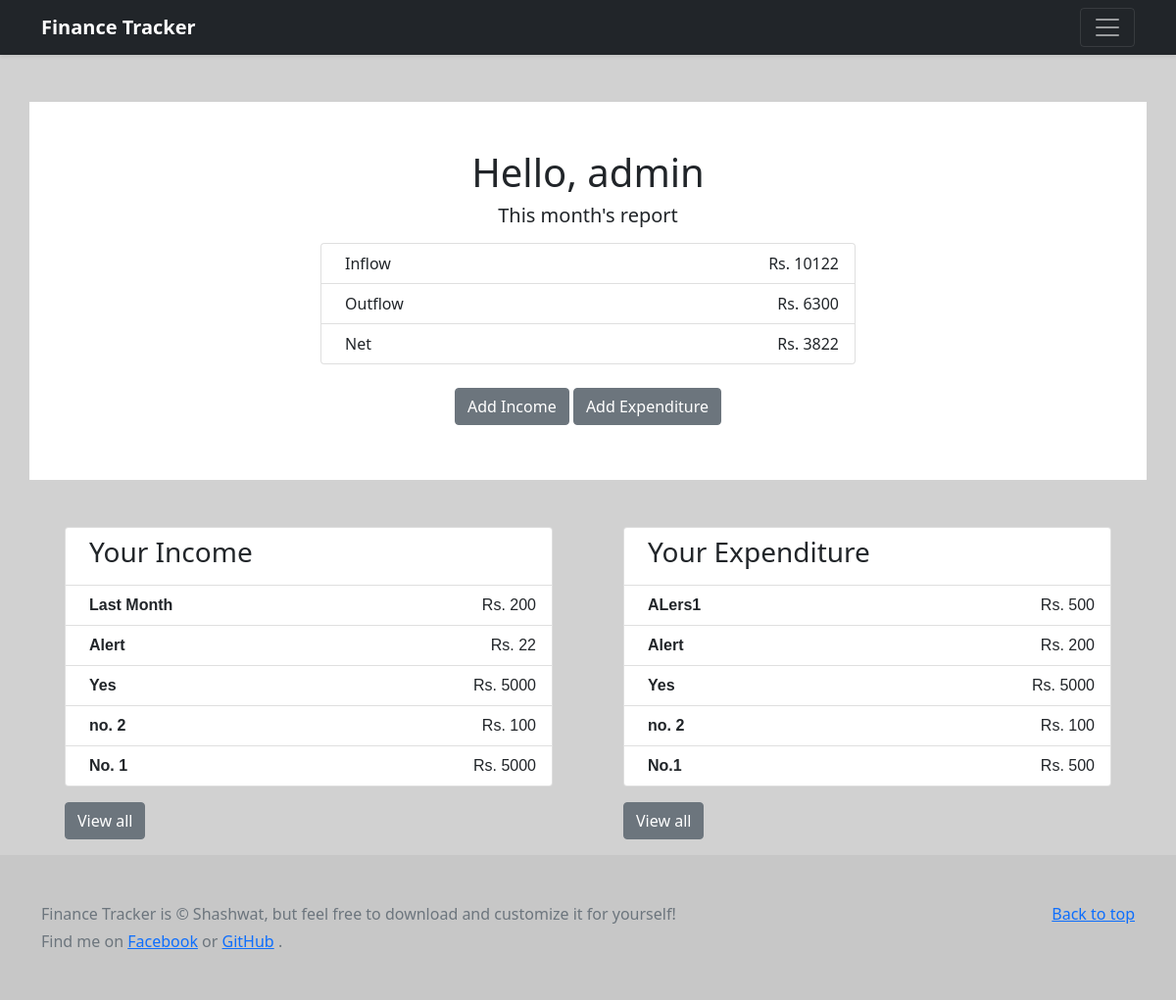
The app's page / (signed in) with its own data.
### main/models.py (models this page shows, shortened)
class IncomeItem(models.Model):
    user = models.ForeignKey(User, on_delete=CASCADE)
    title = models.CharField(max_length=100)
    category = models.CharField(choices=INCOME_CATEGORIES,max_length=100)
    amount = models.IntegerField()
    transaction_date = models.DateField(default=timezone.now)

class ExpenditureItem(models.Model):
    user = models.ForeignKey(User, on_delete=CASCADE)
    title = models.CharField(max_length=100)
    category = models.CharField(choices=EXPENDITURE_CATEGORIES, max_length=100)
    amount = models.IntegerField()
    transaction_date = models.DateField(default=timezone.now)

### main/views.py (the view)
# urls.py: path('', HomePageView.as_view(), name='home'),
class HomePageView(LoginRequiredMixin, TemplateView):
    template_name = 'home.html'
    def get_context_data(self, **kwargs):
        total_income_month = 0
        income_items = IncomeItem.objects.filter(user=self.request.user)
        this_month_start = date.today().replace(day= 1)
        this_month_now = date.today()
        income_items_month = income_items.filter(transaction_date__gte=this_month_start, transaction_date__lte=this_month_now)
        for i in income_items_month:
            total_income_month = total_income_month + i.amount
        total_expenditure_month = 0
        expenditure_items = ExpenditureItem.objects.filter(user=self.request.user)
        expenditure_items_month = expenditure_items.filter(transaction_date__gte=this_month_start, transaction_date__lte=this_month_now)
        for i in expenditure_items_month:
            total_expenditure_month = total_expenditure_month + i.amount
        net = total_income_month - total_expenditure_month
        context = super().get_context_data(**kwargs)
        context["total_income_month"] = total_income_month
        context["total_expenditure_month"] = total_expenditure_month
        context["income_items"] = reversed(income_items)
        context["expenditure_items"] = reversed(expenditure_items)
        context["net"] = net
        return context

### templates/home.html
{% extends 'base.html' %}
{% block content %}
<section class="my-5 text-center container" style="background-color: white;">
    <div class="row py-lg-5">
      <div class="col-lg-6 col-md-8 mx-auto">
        <h1 class="fw-light">Hello, {{user.username}}</h1>
        <h3 class="lead">This month's report</h3>
        <ul class="list-group my-3">
            <li class="list-group-item d-flex justify-content-between align-items-start">
              <div class="ms-2 me-auto">
                <div class="fw-light">Inflow</div>
              </div>
              <span class="">Rs. {{total_income_month}}</span>
            </li>
            <li class="list-group-item d-flex justify-content-between align-items-start">
              <div class="ms-2 me-auto">
                <div class="fw-light">Outflow</div>
              </div>
              <span class="">Rs. {{total_expenditure_month}}</span>
            </li>
            <li class="list-group-item d-flex justify-content-between align-items-start">
                <div class="ms-2 me-auto">
                  <div class="fw-light">Net</div>
                </div>
                <span class="">Rs. {{net}}</span>
              </li>
          </ul>
          <a href="{% url 'add_income' %}" class="btn btn-secondary my-2">Add Income</a>
          <a href="{% url 'add_expenditure' %}" class="btn btn-secondary my-2">Add Expenditure</a>
      </div>
    </div>
</section>
  <div class="container">
    <div class="row align-items-start">
      <div class="col">
        <div class="container">
          <ul class="list-group">
            <li class="list-group-item d-flex justify-content-between align-items-start">
              <div class="ms-2 me-auto">
                <div class="fw-light h3">Your Income</div>
            </li>
            {% for income_item in income_items %}
                {% if forloop.counter < 6 %}
                    <li class="list-group-item d-flex justify-content-between align-items-start" style="font-family: 'Gill Sans', 'Gill Sans MT', Calibri, 'Trebuchet MS', sans-serif;">
                    <div class="ms-2 me-auto">
                        <div class="fw-bold">{{income_item.title}}</div>
                    </div>
                    <span class="">Rs. {{income_item.amount}}</span>
                    </li>
                {% endif %}
            {% endfor %}
          </ul>
          <a href="{% url 'income_detail' %}" class="btn btn-secondary my-3">View all</a>
        </div>
      </div>
      <div class="col">
        <div class="container">
          <ul class="list-group">
            <li class="list-group-item d-flex justify-content-between align-items-start">
              <div class="ms-2 me-auto">
                <div class="fw-light h3">Your Expenditure</div>
            </li>
            {% for expenditure_item in expenditure_items %}
                {% if forloop.counter < 6 %}
                    <li class="list-group-item d-flex justify-content-between align-items-start" style="font-family: 'Gill Sans', 'Gill Sans MT', Calibri, 'Trebuchet MS', sans-serif;">
                    <div class="ms-2 me-auto">
                        <div class="fw-bold">{{expenditure_item.title}}</div>
                    </div>
                    <span class="">Rs. {{expenditure_item.amount}}</span>
                    </li>
                {% endif %}
            {% endfor %}
          </ul>
          <a href="{% url 'expenditure_detail' %}" class="btn btn-secondary my-3">View all</a>
        </div>
      </div>
    </div>
  </div>
{% endblock content %}

### records on screen
IncomeItem: title "Last Month", amount "200"
IncomeItem: title "Alert", amount "22"
IncomeItem: title "Yes", amount "5000"
IncomeItem: title "no. 2", amount "100"
IncomeItem: title "No. 1", amount "5000"
ExpenditureItem: title "ALers1", amount "500"
ExpenditureItem: title "Alert", amount "200"
ExpenditureItem: title "Yes", amount "5000"
ExpenditureItem: title "no. 2", amount "100"
ExpenditureItem: title "No.1", amount "500"

### other values on screen
{{ user.username }} "admin"
{{ total_income_month }} "10122"
{{ total_expenditure_month }} "6300"
{{ net }} "3822"
